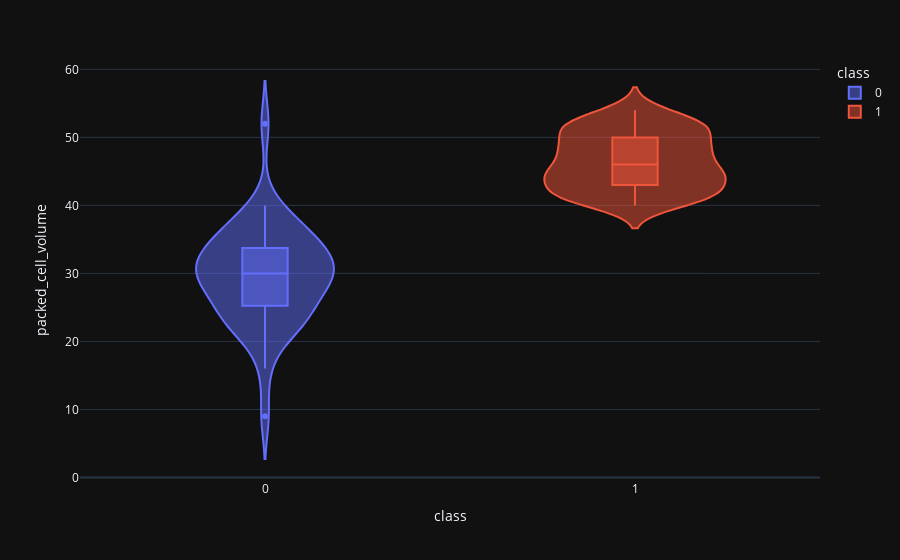

This figure's notebook cell:
### Code cell
violin('packed_cell_volume')

### Figure 1 — Plotly figure (JSON) as saved in the notebook; plotly's stock layout.template omitted (floating-point values rounded to 4 significant figures)
{"data": [{"alignmentgroup": "True", "box": {"visible": true}, "hovertemplate": "class=%{x}<br>packed_cell_volume=%{y}<extra></extra>", "legendgroup": "0", "marker": {"color": "#636efa"}, "name": "0", "offsetgroup": "0", "orientation": "v", "scalegroup": "True", "showlegend": true, "type": "violin", "x": [0, 0, 0, 0, 0, 0, 0, 0, 0, 0, 0, 0, 0, 0, 0, 0, 0, 0, 0, 0, 0, 0, 0, 0, 0, 0, 0, 0, 0, 0, 0, 0, 0, 0, 0, 0, 0, 0, 0, 0, 0, 0, 0], "x0": " ", "xaxis": "x", "y": [32, 29, 32, 16, 24, 32, 37, 29, 33, 28, 29, 36, 22, 40, 52, 33, 30, 35, 23, 22, 37, 33, 25, 22, 39, 35, 26, 23, 30, 29, 30, 24, 30, 20, 31, 34, 35, 26, 31, 28, 26, 37, 9], "y0": " ", "yaxis": "y"}, {"alignmentgroup": "True", "box": {"visible": true}, "hovertemplate": "class=%{x}<br>packed_cell_volume=%{y}<extra></extra>", "legendgroup": "1", "marker": {"color": "#EF553B"}, "name": "1", "offsetgroup": "1", "orientation": "v", "scalegroup": "True", "showlegend": true, "type": "violin", "x": [1, 1, 1, 1, 1, 1, 1, 1, 1, 1, 1, 1, 1, 1, 1, 1, 1, 1, 1, 1, 1, 1, 1, 1, 1, 1, 1, 1, 1, 1, 1, 1, 1, 1, 1, 1, 1, 1, 1, 1, 1, 1, 1, 1, 1, 1, 1, 1, 1, 1, 1, 1, 1, 1, 1, 1, 1, 1, 1, 1, 1, 1, 1, 1, 1, 1, 1, 1, 1, 1, 1, 1, 1, 1, 1, 1, 1, 1, 1, 1, 1, 1, 1, 1, 1, 1, 1, 1, 1, 1, 1, 1, 1, 1, 1, 1, 1, 1, 1, 1, 1, 1, 1, 1, 1, 1, 1, 1, 1, 1, 1, 1, 1, 1, 1], "x0": " ", "xaxis": "x", "y": [48, 52, 46, 42, 49, 52, 41, 46, 44, 45, 45, 41, 43, 45, 50, 48, 41, 48, 48, 41, 42, 42, 43, 50, 44, 48, 41, 44, 52, 41, 44, 43, 41, 52, 41, 48, 52, 41, 45, 41, 52, 44, 48, 44, 45, 52, 41, 40, 52, 44, 48, 45, 50, 41, 44, 48, 46, 46, 48, 52, 44, 48, 43, 41, 50, 50, 42, 42, 43, 44, 40, 48, 51, 41, 52, 47, 42, 45, 53, 43, 54, 40, 45, 46, 50, 45, 46, 50, 51, 52, 47, 40, 48, 53, 49, 50, 54, 51, 49, 42, 52, 43, 50, 46, 52, 52, 44, 46, 54, 45, 47, 54, 49, 51, 53], "y0": " ", "yaxis": "y"}], "layout": {"legend": {"title": {"text": "class"}, "tracegroupgap": 0}, "margin": {"t": 60}, "violinmode": "overlay", "xaxis": {"anchor": "y", "categoryarray": [0, 1], "categoryorder": "array", "domain": [0, 1], "title": {"text": "class"}}, "yaxis": {"anchor": "x", "domain": [0, 1], "title": {"text": "packed_cell_volume"}}}}
